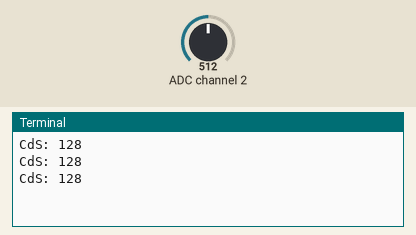
This program was run on a simulated Raspberry Pi (BCM pin numbers). Shown: the last lines printed to the terminal. The inputs (shaded band) are chosen by the test bench; at power-on: ADC channel 2 = 512 (analog values on the 0–1023 scale).

Above: at 1.2 s.
1.3 s: ADC channel 2 set to 716
At 1.9 s:
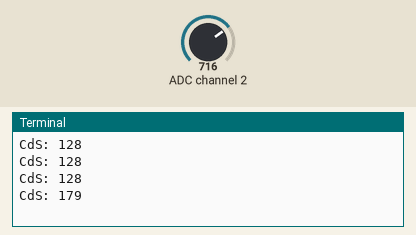
2.8 s: ADC channel 2 set to 900
At 3.4 s:
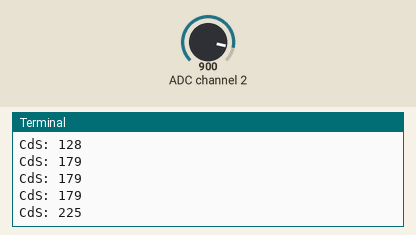
Timing chart, 0 to 5.8 s (numbered marks = the images above; inputs shaded):
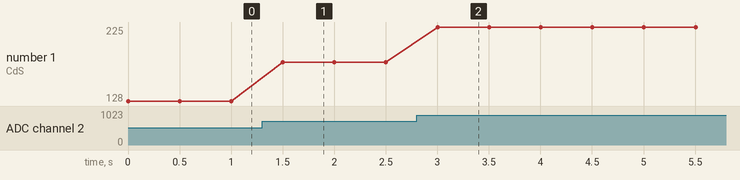

Measured:
- after the input at 1.3 s, the terminal: prints a new line after 0.20 s (image 1)
- after the input at 2.8 s, the terminal: prints a new line after 0.20 s (image 2)
- plotted number 1: 128 → 179 after the input at 1.3 s, 179 → 225 after the input at 2.8 s

The program:

cds_cell_basic.py
```python
import spidev # type: ignore
import time

spi = spidev.SpiDev()
spi.open(0,0)  # bus0 CE0
spi.max_speed_hz = 100000


def read_adc(channel):

    if channel == 0:
        cmd = [0b01101000, 0]
    else:
        cmd = [0b01111000, 0]

    resp = spi.xfer2(cmd)

    value = ((resp[0] & 0x03) << 8) | resp[1]

    return value


try:
    while True:

        val = read_adc(0)

        print("CdS:", val)

        time.sleep(0.5)

except KeyboardInterrupt:
    spi.close()
```
